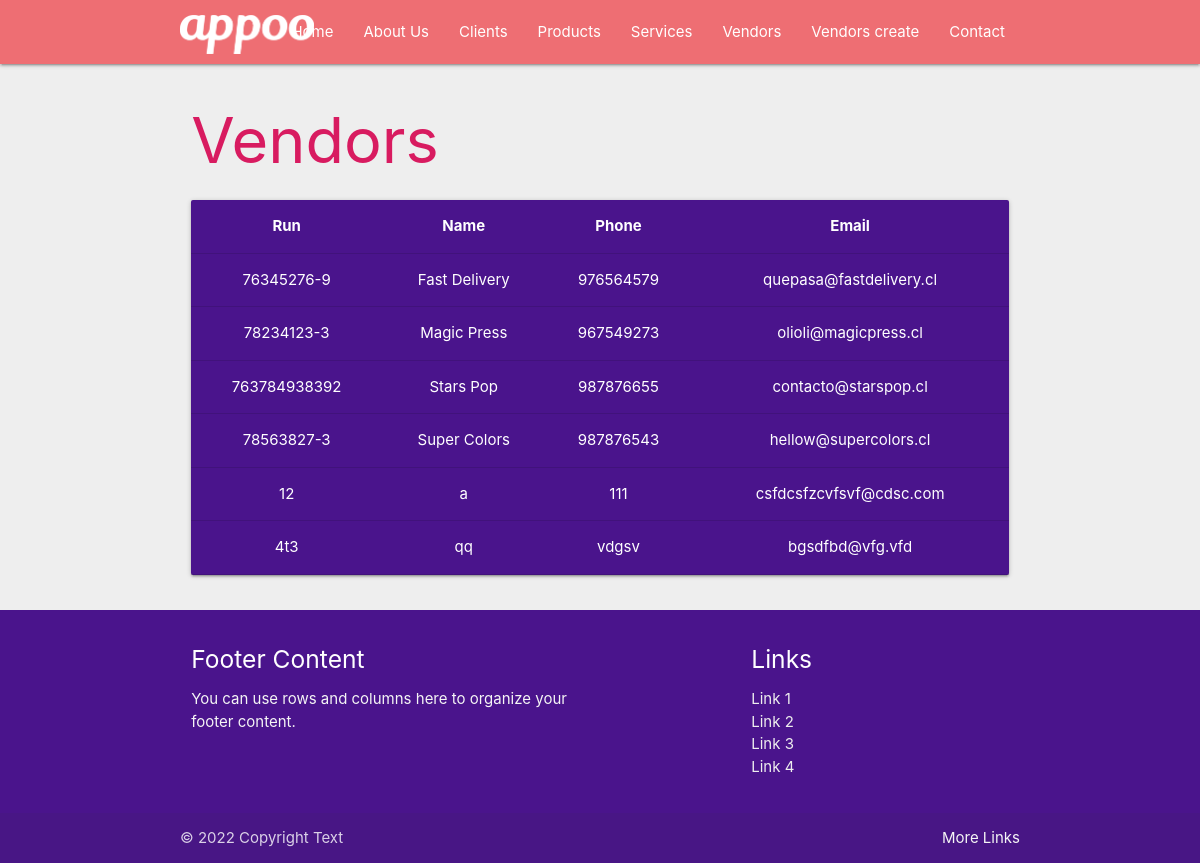
Page /vendors on the earlier database version.
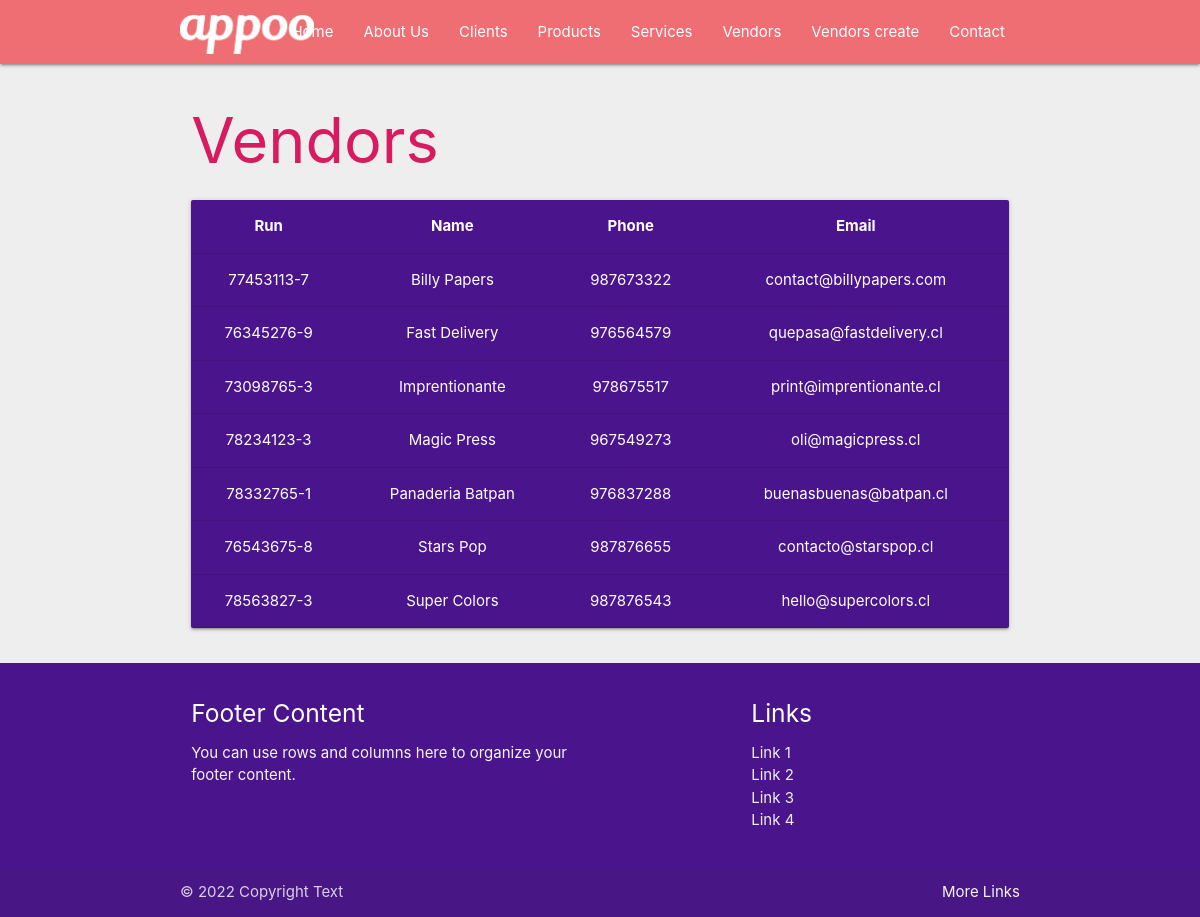
Same page on the later database version.
### store/models.py (models this page shows)
class Vendor(models.Model):
    run = models.CharField(max_length=100)
    name = models.CharField(max_length=100)
    phone = models.CharField(max_length=100)
    email = models.CharField(max_length=100)

### store/views.py (the view)
# urls.py: path('vendors',views.vendor_all),
def vendor_all(request):
    query_vendors = Vendor.objects.all().order_by('name')
    return render(request,'store/vendors.html',{'nbar':'vendors','query_vendors':query_vendors})

### store/templates/store/vendors.html
{% extends 'store/base-store.html' %}
{% block content %}
<div class="container">
    <div class="row">
        <div class="col s12">
            <h1 class="pink-text text-darken-1">Vendors</h1>
            <table class="purple darken-4 white-text card responsive-table centered highlight">
                <thead>
                    <tr>
                        <th>Run</th>
                        <th>Name</th>
                        <th>Phone</th>
                        <th>Email</th>
                    </tr>
                </thead>
                <body>
                    {% for item in query_vendors %}
                    <tr>
                        <td>{{ item.run }}</td>
                        <td>{{ item.name }}</td>
                        <td>{{ item.phone }}</td>
                        <td>{{ item.email }}</td>
                    </tr>
                    {% endfor %}
                </body>
            </table>
        </div>
    </div>
</div>
{% endblock %}

Differences in the rows shown:
removed Vendor: run "12", name "a", phone "111", email "csfdcsfzcvfsvf@cdsc.com"
removed Vendor: run "4t3", name "qq", phone "vdgsv", email "bgsdfbd@vfg.vfd"
added Vendor: run "77453113-7", name "Billy Papers", phone "987673322", email "contact@billypapers.com"
added Vendor: run "73098765-3", name "Imprentionante", phone "978675517", email "print@imprentionante.cl"
changed Vendor "Magic Press": email "olioli@magicpress.cl" → "oli@magicpress.cl"
added Vendor: run "78332765-1", name "Panaderia Batpan", phone "976837288", email "buenasbuenas@batpan.cl"
changed Vendor "Stars Pop": run "763784938392" → "76543675-8"
changed Vendor "Super Colors": email "hellow@supercolors.cl" → "hello@supercolors.cl"
